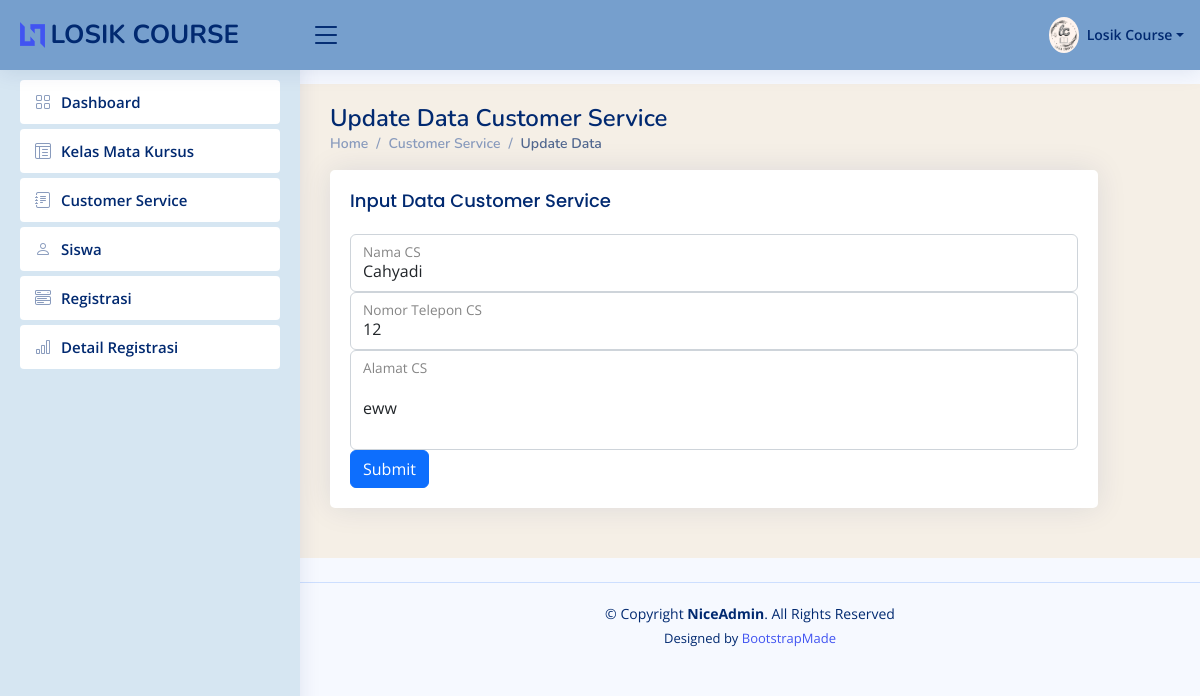
The app's page /updateCustomerService/1, older data.
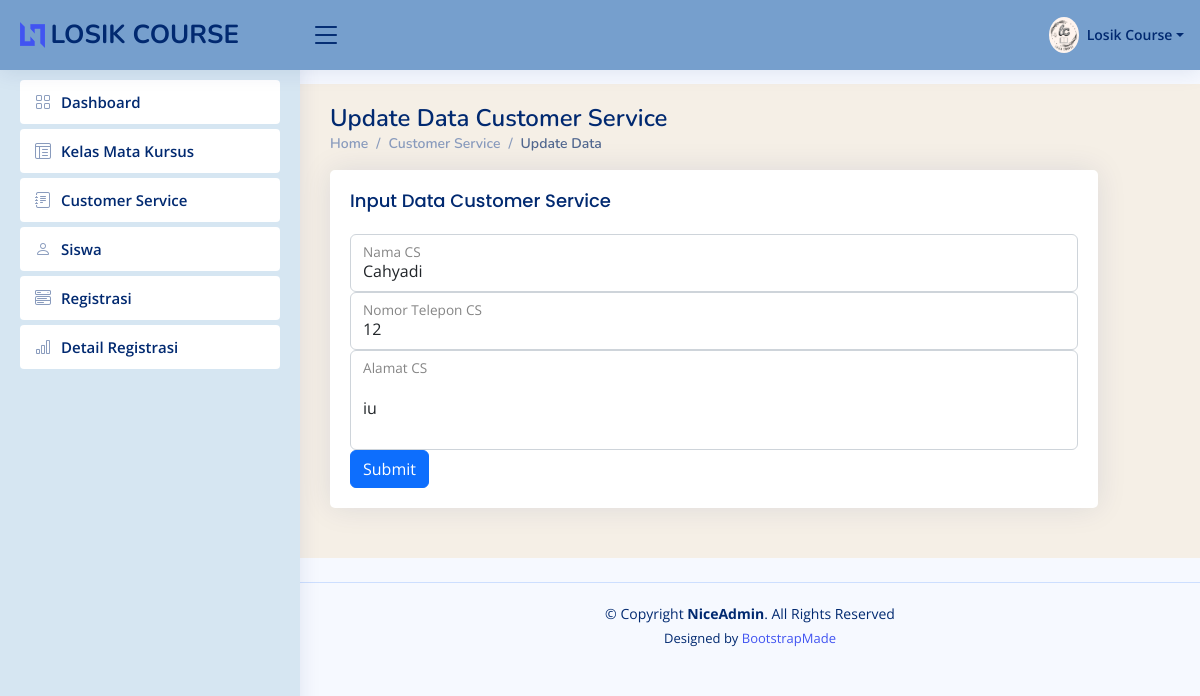
The same page, newer data.
### app/models.py (models this page shows, shortened)
class CustomerService(models.Model):
    ID_CS = models.AutoField(primary_key=True)
    nama_cs = models.CharField(max_length=50)
    nomer_telepon_cs = models.PositiveIntegerField()
    Alamat_cs = models.TextField()

### app/views.py (the view)
# urls.py: path('updateCustomerService/<str:id>', views.updateCustomerService, name='updateCustomerService'),
def updateCustomerService(request,id):
    CustomerServiceobj = models.CustomerService.objects.get(ID_CS=id)
    if request.method == "GET" :
        return render(request, 'updateCustomerServicey.html', {
            'allCustomerService' : CustomerServiceobj,
        })
    else :
        CustomerServiceobj.nama_cs = request.POST['nama_cs']
        CustomerServiceobj.nomer_telepon_cs = request.POST['nomer_telepon_cs']
        CustomerServiceobj.Alamat_cs = request.POST['Alamat_cs']
        CustomerServiceobj.save()
        return redirect('CustomerService')

### app/templates/updateCustomerServicey.html (shortened to what the changed rows need)
{%load static%}
<!DOCTYPE html>
<html lang="en">
<head>{% static '
  <link href="{% static 'assets/vendor/bootstrap/css/bootstrap.min.css'%}" rel="stylesheet">
  <link href="{% static 'assets/vendor/bootstrap-icons/bootstrap-icons.css'%}" rel="stylesheet">
  <link href="{% static 'assets/vendor/boxicons/css/boxicons.min.css'%}" rel="stylesheet">
  <link href="{% static 'assets/vendor/quill/quill.snow.css'%}" rel="stylesheet">
  <link href="{% static 'assets/vendor/quill/quill.bubble.css'%}" rel="stylesheet">
  <link href="{% static 'assets/vendor/remixicon/remixicon.css'%}" rel="stylesheet">
  <link href="{% static 'assets/vendor/simple-datatables/style.css'%}" rel="stylesheet">
  <link href="{% static 'assets/css/style.css'%}" rel="stylesheet">
</head>
<body>
    <main id="main" class="main">
        <div class="pagetitle">
          <h1>Update Data Customer Service</h1>
        </div>
        <section class="section">
          <div class="row">
            <div class="col-lg-11">
                <div class="card">
                    <div class="card-body">
                      <form action="" method="post">
                        <form class="row g-3">
                            <div class="col-md-12">
                                <div class="form-floating">
                                    <input required type="text" name="nama_cs" value="{{allCustomerService.nama_cs}}" class="form-control" id="floatingName" placeholder="nama_cs">
                                    <label for="floatingName">Nama CS</label>
                                </div>
                            </div>
                            <div class="col-md-12">
                                <div class="form-floating">
                                    <input required type="number" name="nomer_telepon_cs" value="{{allCustomerService.nomer_telepon_cs}}"  class="form-control" id="floatingName" placeholder="nomer_telepon_cs">
                                    <label for="floatingName">Nomor Telepon CS</label>
                                </div>
                            </div>
                            <div class="col-md-12">
                                <div class="form-floating">
                                    <input class="form-control" name="Alamat_cs" value="{{allCustomerService.Alamat_cs}}" placeholder="Address" id="floatingTextarea" style="height: 100px;">
                                    <label for="floatingTextarea">Alamat CS</label>
                                </div>
                            </div>
                        </form>
                </div>
              </div>
            </div>
          </div>
        </section>
    </main>
</body>
</html>

Row changes from the older to the newer data that the page shows:
changed CustomerService "Cahyadi": Alamat_cs "eww" → "iu"
